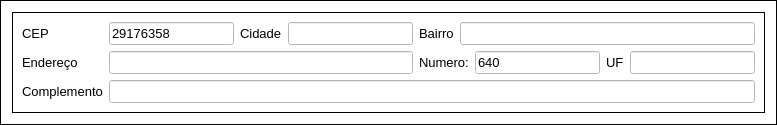
            <widget class="QFrame" name="frame_4">
             <property name="styleSheet">
              <string notr="true">background-color: rgb(255, 255, 255);</string>
             </property>
             <property name="frameShape">
              <enum>QFrame::Box</enum>
             </property>
             <property name="frameShadow">
              <enum>QFrame::Plain</enum>
             </property>
             <layout class="QGridLayout" name="gridLayout_15">
              <item row="0" column="0">
               <widget class="QFrame" name="frame_25">
                <property name="frameShape">
                 <enum>QFrame::Box</enum>
                </property>
                <property name="frameShadow">
                 <enum>QFrame::Plain</enum>
                </property>
                <layout class="QGridLayout" name="gridLayout_14">
                 <item row="0" column="0">
                  <widget class="QLabel" name="label_78">
                   <property name="font">
                    <font>
                     <family>Arial</family>
                     <pointsize>10</pointsize>
                    </font>
                   </property>
                   <property name="text">
                    <string>CEP</string>
                   </property>
                  </widget>
                 </item>
                 <item row="0" column="1">
                  <widget class="QPushButton" name="verificaCep">
                   <property name="font">
                    <font>
                     <pointsize>10</pointsize>
                     <weight>75</weight>
                     <bold>true</bold>
                    </font>
                   </property>
                   <property name="cursor">
                    <cursorShape>PointingHandCursor</cursorShape>
                   </property>
                   <property name="mouseTracking">
                    <bool>false</bool>
                   </property>
                   <property name="tabletTracking">
                    <bool>false</bool>
                   </property>
                   <property name="focusPolicy">
                    <enum>Qt::NoFocus</enum>
                   </property>
                   <property name="acceptDrops">
                    <bool>true</bool>
                   </property>
                   <property name="toolTip">
                    <string>Consultar Cep</string>
                   </property>
                   <property name="statusTip">
                    <string/>
                   </property>
                   <property name="accessibleName">
                    <string/>
                   </property>
                   <property name="accessibleDescription">
                    <string/>
                   </property>
                   <property name="layoutDirection">
                    <enum>Qt::LeftToRight</enum>
                   </property>
                   <property name="autoFillBackground">
                    <bool>false</bool>
                   </property>
                   <property name="styleSheet">
                    <string notr="true"/>
                   </property>
                   <property name="inputMethodHints">
                    <set>Qt::ImhNone</set>
                   </property>
                   <property name="text">
                    <string/>
                   </property>
                   <property name="icon">
                    <iconset>
                     <normaloff>../Imagens/lupa.ico</normaloff>../Imagens/lupa.ico</iconset>
                   </property>
                   <property name="iconSize">
                    <size>
                     <width>30</width>
                     <height>30</height>
                    </size>
                   </property>
                   <property name="shortcut">
                    <string/>
                   </property>
                   <property name="checkable">
                    <bool>false</bool>
                   </property>
                   <property name="checked">
                    <bool>false</bool>
                   </property>
                   <property name="autoRepeat">
                    <bool>false</bool>
                   </property>
                   <property name="autoExclusive">
                    <bool>false</bool>
                   </property>
                   <property name="autoDefault">
                    <bool>true</bool>
                   </property>
                   <property name="default">
                    <bool>false</bool>
                   </property>
                   <property name="flat">
                    <bool>true</bool>
                   </property>
                  </widget>
                 </item>
                 <item row="0" column="2">
                  <widget class="QLineEdit" name="cepCliente">
                   <property name="font">
                    <font>
                     <family>Arial</family>
                     <pointsize>10</pointsize>
                    </font>
                   </property>
                   <property name="styleSheet">
                    <string notr="true">background-color: rgb(255, 255, 255);</string>
                   </property>
                   <property name="text">
                    <string>29176358</string>
                   </property>
                  </widget>
                 </item>
                 <item row="0" column="3">
                  <widget class="QLabel" name="label_41">
                   <property name="font">
                    <font>
                     <family>Arial</family>
                     <pointsize>10</pointsize>
                    </font>
                   </property>
                   <property name="text">
                    <string>Cidade</string>
                   </property>
                  </widget>
                 </item>
                 <item row="0" column="4">
                  <widget class="QLineEdit" name="cidadeCliente">
                   <property name="font">
                    <font>
                     <family>Arial</family>
                     <pointsize>10</pointsize>
                    </font>
                   </property>
                   <property name="styleSheet">
                    <string notr="true">background-color: rgb(255, 255, 255);</string>
                   </property>
                   <property name="text">
                    <string/>
                   </property>
                  </widget>
                 </item>
                 <item row="0" column="5">
                  <widget class="QLabel" name="label_42">
                   <property name="font">
                    <font>
                     <family>Arial</family>
                     <pointsize>10</pointsize>
                    </font>
                   </property>
                   <property name="text">
                    <string>Bairro</string>
                   </property>
                  </widget>
                 </item>
                 <item row="0" column="6" colspan="4">
                  <widget class="QLineEdit" name="bairroCliente">
                   <property name="font">
                    <font>
                     <family>Arial</family>
                     <pointsize>10</pointsize>
                    </font>
                   </property>
                   <property name="styleSheet">
                    <string notr="true">background-color: rgb(255, 255, 255);</string>
                   </property>
                   <property name="text">
                    <string/>
                   </property>
                  </widget>
                 </item>
                 <item row="1" column="0" colspan="2">
                  <widget class="QLabel" name="label_39">
                   <property name="font">
                    <font>
                     <family>Arial</family>
                     <pointsize>10</pointsize>
                    </font>
                   </property>
                   <property name="text">
                    <string>Endereço</string>
                   </property>
                  </widget>
                 </item>
                 <item row="1" column="2" colspan="3">
                  <widget class="QLineEdit" name="enderecoCliente">
                   <property name="font">
                    <font>
                     <family>Arial</family>
                     <pointsize>10</pointsize>
                    </font>
                   </property>
                   <property name="styleSheet">
                    <string notr="true">background-color: rgb(255, 255, 255);</string>
                   </property>
                   <property name="text">
                    <string/>
                   </property>
                   <property name="clearButtonEnabled">
                    <bool>false</bool>
                   </property>
                  </widget>
                 </item>
                 <item row="1" column="5" colspan="2">
                  <widget class="QLabel" name="label_43">
                   <property name="font">
                    <font>
                     <family>Arial</family>
                     <pointsize>10</pointsize>
                    </font>
                   </property>
                   <property name="text">
                    <string>Numero:</string>
                   </property>
                  </widget>
                 </item>
                 <item row="1" column="7">
                  <widget class="QLineEdit" name="numeroCliente">
                   <property name="font">
                    <font>
                     <family>Arial</family>
                     <pointsize>10</pointsize>
                    </font>
                   </property>
                   <property name="styleSheet">
                    <string notr="true">background-color: rgb(255, 255, 255);</string>
                   </property>
                   <property name="text">
                    <string>640</string>
                   </property>
                  </widget>
                 </item>
                 <item row="1" column="8">
                  <widget class="QLabel" name="label_44">
                   <property name="font">
                    <font>
                     <family>Arial</family>
                     <pointsize>10</pointsize>
                    </font>
                   </property>
                   <property name="text">
                    <string>UF</string>
                   </property>
                  </widget>
                 </item>
                 <item row="1" column="9">
                  <widget class="QLineEdit" name="lineEdit_8">
                   <property name="font">
                    <font>
                     <family>Arial</family>
                     <pointsize>10</pointsize>
                    </font>
                   </property>
                   <property name="styleSheet">
                    <string notr="true">background-color: rgb(255, 255, 255);</string>
                   </property>
                   <property name="text">
                    <string/>
                   </property>
                  </widget>
                 </item>
                 <item row="2" column="0" colspan="2">
                  <widget class="QLabel" name="label_40">
                   <property name="font">
                    <font>
                     <family>Arial</family>
                     <pointsize>10</pointsize>
                    </font>
                   </property>
                   <property name="text">
                    <string>Complemento</string>
                   </property>
                  </widget>
                 </item>
                 <item row="2" column="2" colspan="8">
                  <widget class="QLineEdit" name="compleCliente">
                   <property name="font">
                    <font>
                     <family>Arial</family>
                     <pointsize>10</pointsize>
                    </font>
                   </property>
                   <property name="styleSheet">
                    <string notr="true">background-color: rgb(255, 255, 255);</string>
                   </property>
                   <property name="text">
                    <string/>
                   </property>
                  </widget>
                 </item>
                </layout>
               </widget>
              </item>
             </layout>
            </widget>
